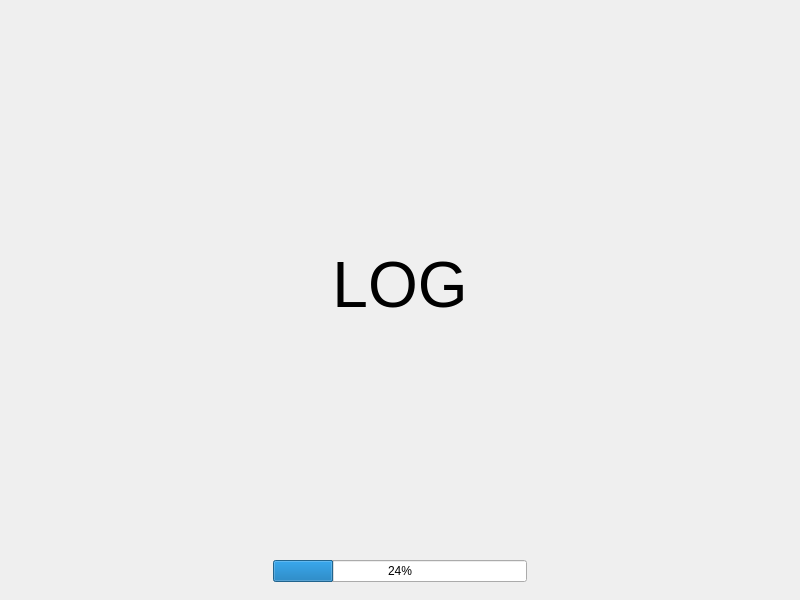
<?xml version="1.0" encoding="UTF-8"?>
<ui version="4.0">
 <class>MainWindow</class>
 <widget class="QMainWindow" name="MainWindow">
  <property name="geometry">
   <rect>
    <x>0</x>
    <y>0</y>
    <width>800</width>
    <height>600</height>
   </rect>
  </property>
  <property name="windowTitle">
   <string>MainWindow</string>
  </property>
  <widget class="QWidget" name="centralwidget">
   <layout class="QVBoxLayout" name="verticalLayout">
    <item>
     <widget class="QStackedWidget" name="stackedWidget">
      <property name="currentIndex">
       <number>0</number>
      </property>
      <widget class="QWidget" name="startscreen">
       <layout class="QGridLayout" name="gridLayout">
        <item row="0" column="1">
         <widget class="QLabel" name="logger">
          <property name="text">
           <string>&lt;html&gt;&lt;head/&gt;&lt;body&gt;&lt;p align=&quot;center&quot;&gt;&lt;span style=&quot; font-size:48pt;&quot;&gt;LOG&lt;/span&gt;&lt;/p&gt;&lt;/body&gt;&lt;/html&gt;</string>
          </property>
         </widget>
        </item>
        <item row="0" column="0">
         <spacer name="horizontalSpacer_4">
          <property name="orientation">
           <enum>Qt::Horizontal</enum>
          </property>
          <property name="sizeHint" stdset="0">
           <size>
            <width>40</width>
            <height>20</height>
           </size>
          </property>
         </spacer>
        </item>
        <item row="1" column="1">
         <widget class="QProgressBar" name="progress">
          <property name="value">
           <number>24</number>
          </property>
         </widget>
        </item>
        <item row="0" column="2">
         <spacer name="horizontalSpacer_5">
          <property name="orientation">
           <enum>Qt::Horizontal</enum>
          </property>
          <property name="sizeHint" stdset="0">
           <size>
            <width>40</width>
            <height>20</height>
           </size>
          </property>
         </spacer>
        </item>
       </layout>
      </widget>
      <widget class="QWidget" name="work">
       <layout class="QGridLayout" name="gridLayout_5">
        <item row="4" column="1">
         <spacer name="horizontalSpacer_2">
          <property name="orientation">
           <enum>Qt::Horizontal</enum>
          </property>
          <property name="sizeHint" stdset="0">
           <size>
            <width>40</width>
            <height>20</height>
           </size>
          </property>
         </spacer>
        </item>
        <item row="3" column="1">
         <spacer name="verticalSpacer">
          <property name="orientation">
           <enum>Qt::Vertical</enum>
          </property>
          <property name="sizeHint" stdset="0">
           <size>
            <width>20</width>
            <height>40</height>
           </size>
          </property>
         </spacer>
        </item>
        <item row="1" column="2">
         <spacer name="horizontalSpacer">
          <property name="orientation">
           <enum>Qt::Horizontal</enum>
          </property>
          <property name="sizeHint" stdset="0">
           <size>
            <width>40</width>
            <height>20</height>
           </size>
          </property>
         </spacer>
        </item>
        <item row="0" column="1">
         <spacer name="verticalSpacer_2">
          <property name="orientation">
           <enum>Qt::Vertical</enum>
          </property>
          <property name="sizeHint" stdset="0">
           <size>
            <width>20</width>
            <height>40</height>
           </size>
          </property>
         </spacer>
        </item>
        <item row="1" column="0">
         <spacer name="horizontalSpacer_3">
          <property name="orientation">
           <enum>Qt::Horizontal</enum>
          </property>
          <property name="sizeHint" stdset="0">
           <size>
            <width>40</width>
            <height>20</height>
           </size>
          </property>
         </spacer>
        </item>
        <item row="4" column="2">
         <widget class="QPushButton" name="exit">
          <property name="text">
           <string>exit</string>
          </property>
         </widget>
        </item>
        <item row="1" column="1">
         <layout class="QGridLayout" name="fiiles"/>
        </item>
       </layout>
      </widget>
     </widget>
    </item>
   </layout>
  </widget>
 </widget>
 <resources/>
 <connections/>
</ui>
